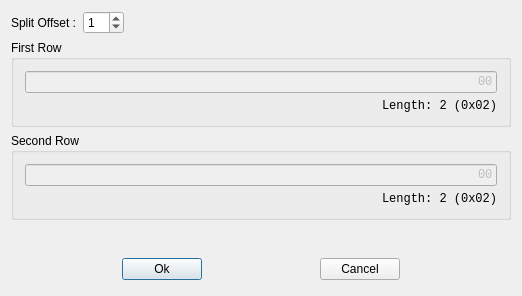
<?xml version="1.0" encoding="UTF-8"?>
<ui version="4.0" stdsetdef="1">
  <author></author>
  <comment></comment>
  <exportmacro></exportmacro>
  <class>FormSplitItemBase</class>
  <widget class="QDialog" name="FormSplitItemBase">
    <property name="geometry">
      <rect>
        <x>0</x>
        <y>0</y>
        <width>522</width>
        <height>296</height>
      </rect>
    </property>
    <property name="windowTitle">
      <string>Split Item Offset</string>
    </property>
    <layout class="QVBoxLayout">
      <item>
        <layout class="QHBoxLayout">
          <item>
            <widget class="QLabel" name="textLabel1">
              <property name="text">
                <string>Split Offset :</string>
              </property>
              <property name="wordWrap">
                <bool>false</bool>
              </property>
            </widget>
          </item>
          <item>
            <widget class="QSpinBox" name="spinRowOffset">
              <property name="value">
                <number>1</number>
              </property>
            </widget>
          </item>
          <item>
            <spacer name="spacer4">
              <property name="sizeHint">
                <size>
                  <width>181</width>
                  <height>21</height>
                </size>
              </property>
              <property name="sizeType">
                <enum>QSizePolicy::Expanding</enum>
              </property>
              <property name="orientation">
                <enum>Qt::Horizontal</enum>
              </property>
            </spacer>
          </item>
        </layout>
      </item>
      <item>
        <widget class="QGroupBox" name="groupData">
          <property name="title">
            <string>First Row</string>
          </property>
          <layout class="QVBoxLayout">
            <item>
              <widget class="QLineEdit" name="lineEditDataFirstRow">
                <property name="enabled">
                  <bool>false</bool>
                </property>
                <property name="font">
                  <font>
                    <family>Courier New</family>
                  </font>
                </property>
                <property name="text">
                  <string>00</string>
                </property>
                <property name="maxLength">
                  <number>256</number>
                </property>
                <property name="alignment">
                  <set>Qt::AlignRight</set>
                </property>
              </widget>
            </item>
            <item>
              <widget class="QLabel" name="textLabelDataLengthFirstRow">
                <property name="font">
                  <font>
                    <family>Courier New</family>
                  </font>
                </property>
                <property name="text">
                  <string>Length: 2 (0x02)</string>
                </property>
                <property name="alignment">
                  <set>Qt::AlignVCenter|Qt::AlignRight</set>
                </property>
                <property name="wordWrap">
                  <bool>false</bool>
                </property>
              </widget>
            </item>
          </layout>
        </widget>
      </item>
      <item>
        <widget class="QGroupBox" name="groupData_2">
          <property name="title">
            <string>Second Row</string>
          </property>
          <layout class="QVBoxLayout">
            <item>
              <widget class="QLineEdit" name="lineEditDataSecondRow">
                <property name="enabled">
                  <bool>false</bool>
                </property>
                <property name="font">
                  <font>
                    <family>Courier New</family>
                  </font>
                </property>
                <property name="text">
                  <string>00</string>
                </property>
                <property name="maxLength">
                  <number>256</number>
                </property>
                <property name="alignment">
                  <set>Qt::AlignRight</set>
                </property>
              </widget>
            </item>
            <item>
              <widget class="QLabel" name="textLabelDataLengthSecondRow">
                <property name="font">
                  <font>
                    <family>Courier New</family>
                  </font>
                </property>
                <property name="text">
                  <string>Length: 2 (0x02)</string>
                </property>
                <property name="alignment">
                  <set>Qt::AlignVCenter|Qt::AlignRight</set>
                </property>
                <property name="wordWrap">
                  <bool>false</bool>
                </property>
              </widget>
            </item>
          </layout>
        </widget>
      </item>
      <item>
        <spacer name="spacer5">
          <property name="sizeHint">
            <size>
              <width>31</width>
              <height>41</height>
            </size>
          </property>
          <property name="sizeType">
            <enum>QSizePolicy::Expanding</enum>
          </property>
          <property name="orientation">
            <enum>Qt::Vertical</enum>
          </property>
        </spacer>
      </item>
      <item>
        <layout class="QHBoxLayout">
          <item>
            <spacer name="spacer1">
              <property name="sizeHint">
                <size>
                  <width>61</width>
                  <height>21</height>
                </size>
              </property>
              <property name="sizeType">
                <enum>QSizePolicy::Expanding</enum>
              </property>
              <property name="orientation">
                <enum>Qt::Horizontal</enum>
              </property>
            </spacer>
          </item>
          <item>
            <widget class="QPushButton" name="pushButtonOK">
              <property name="text">
                <string>Ok</string>
              </property>
            </widget>
          </item>
          <item>
            <spacer name="spacer1_2">
              <property name="sizeHint">
                <size>
                  <width>61</width>
                  <height>21</height>
                </size>
              </property>
              <property name="sizeType">
                <enum>QSizePolicy::Expanding</enum>
              </property>
              <property name="orientation">
                <enum>Qt::Horizontal</enum>
              </property>
            </spacer>
          </item>
          <item>
            <widget class="QPushButton" name="pushButtonCancel">
              <property name="text">
                <string>Cancel</string>
              </property>
            </widget>
          </item>
          <item>
            <spacer name="spacer2">
              <property name="sizeHint">
                <size>
                  <width>91</width>
                  <height>31</height>
                </size>
              </property>
              <property name="sizeType">
                <enum>QSizePolicy::Expanding</enum>
              </property>
              <property name="orientation">
                <enum>Qt::Horizontal</enum>
              </property>
            </spacer>
          </item>
        </layout>
      </item>
    </layout>
  </widget>
  <layoutdefault spacing="6" margin="11"/>
  <pixmapfunction>qPixmapFromMimeSource</pixmapfunction>
  <connections>
    <connection>
      <sender>spinRowOffset</sender>
      <signal>valueChanged(int)</signal>
      <receiver>FormSplitItemBase</receiver>
      <slot>slotNewRowOffset(int)</slot>
    </connection>
    <connection>
      <sender>pushButtonOK</sender>
      <signal>clicked()</signal>
      <receiver>FormSplitItemBase</receiver>
      <slot>accept()</slot>
    </connection>
    <connection>
      <sender>pushButtonCancel</sender>
      <signal>clicked()</signal>
      <receiver>FormSplitItemBase</receiver>
      <slot>reject()</slot>
    </connection>
  </connections>
</ui>
